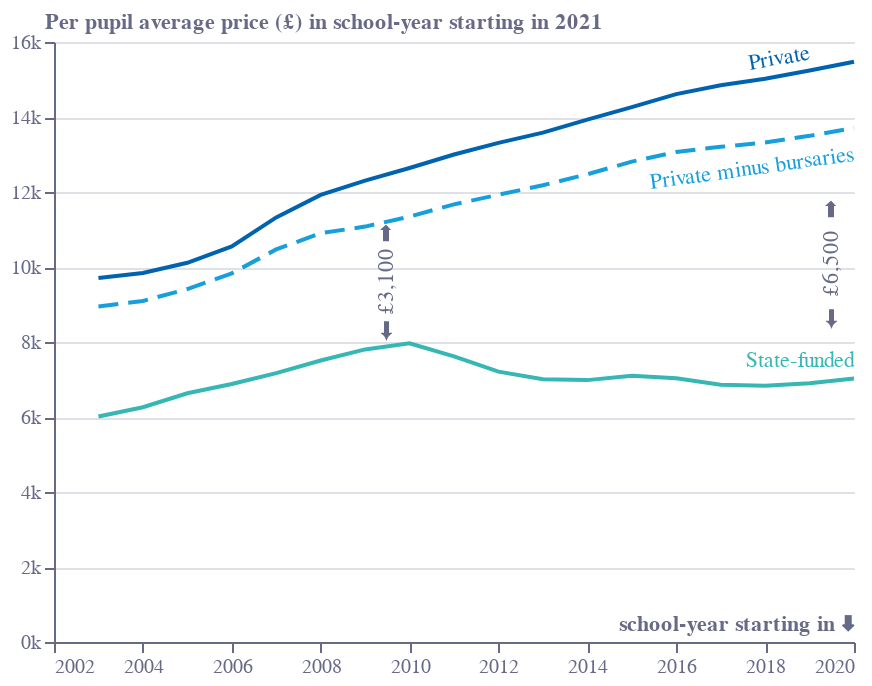

The cell this chart's notebook holds for it:
### Code cell
base = alt.Chart(f3).encode(
    x=alt.X(
        "year:Q",
        sort=[],
        axis=alt.Axis(
            grid=False,
            titleAlign="right",
            titleAnchor="end",
            title="school-year starting in ⬇",
            titleY=-15,
            labelColor=colors["eco-gray"],
            titleColor=colors["eco-gray"],
            tickColor=colors["eco-gray"],
            domainColor=colors["eco-gray"],
            tickCount=10,
            orient="bottom",
            labelAngle=0,
            format='.0f'
        ),
        # scale=alt.Scale(domain=[2002, 2020]),
    )
)
line1 = base.mark_line(color=colors["eco-turquiose"]).encode(
    y=alt.Y(
        "state:Q",
        sort=[],
        axis=alt.Axis(
            # grid=False,
            gridOpacity=0.2,
            gridColor=colors["eco-gray"],
            title="Per pupil average price (£) in school-year starting in 2021",
            titleX=-5,
            titleY=-5,
            titleBaseline="bottom",
            titleAngle=0,
            titleAlign="left",
            labelColor=colors["eco-gray"],
            titleColor=colors["eco-gray"],
            tickColor=colors["eco-gray"],
            domainColor=colors["eco-gray"],
            format='s'
        ),
        # scale=alt.Scale(domain=[-0.16, 0.06]),
    )
)
line2=base.mark_line(color=colors["eco-light-blue"],strokeDash=[10,5]).encode(
    y=alt.Y(
        "private:Q"
    )
)
line3=base.mark_line(color=colors["eco-mid-blue"]).encode(
    y=alt.Y(
        "bursary:Q"
    )
)
label1=alt.Chart(pd.DataFrame([{'x':2020,'y':7500,'t':'State-funded'}])).mark_text(
    color=colors["eco-turquiose"],align='right').encode(
    x='x:Q',y='y:Q',text='t:N'
)
label2=alt.Chart(pd.DataFrame([{'x':2020,'y':13000,'t':'Private minus bursaries'}])).mark_text(
    color=colors["eco-light-blue"],align='right',angle=352).encode(
    x='x:Q',y='y:Q',text='t:N'
)
label3=alt.Chart(pd.DataFrame([{'x':2019,'y':15700,'t':'Private'}])).mark_text(
    color=colors["eco-mid-blue"],align='right',angle=350).encode(
    x='x:Q',y='y:Q',text='t:N'
)
label4=alt.Chart(pd.DataFrame([{'x':2009.5,'y':11150,'t':'⬅ £3,100 ➡'}])).mark_text(
    color=colors["eco-gray"],align='right',angle=270).encode(
    x='x:Q',y='y:Q',text='t:N'
)
label5=alt.Chart(pd.DataFrame([{'x':2019.5,'y':11800,'t':'⬅  £6,500  ➡'}])).mark_text(
    color=colors["eco-gray"],align='right',angle=270).encode(
    x='x:Q',y='y:Q',text='t:N'
)
layer1 = (
    ((line1+line2+line3+label1+label2+label3+label4+label5).properties(height=300, width=400))
    .configure_view(stroke=None)
    .properties(title="")
)
layer1.save("visualisation/" + f + ".json")
layer1.save("visualisation/" + f + ".png")
open("README.md", "a").write(readme)
layer1

### Figure 1 — Vega-Lite specification as saved in the notebook (floating-point values rounded to 4 significant figures)
{"config": {"view": {"continuousWidth": 400, "continuousHeight": 300, "stroke": null}}, "layer": [{"mark": {"type": "line", "color": "#36B7B4"}, "encoding": {"x": {"axis": {"domainColor": "#676A86", "format": ".0f", "grid": false, "labelAngle": 0, "labelColor": "#676A86", "orient": "bottom", "tickColor": "#676A86", "tickCount": 10, "title": "school-year starting in ⬇", "titleAlign": "right", "titleAnchor": "end", "titleColor": "#676A86", "titleY": -15}, "field": "year", "sort": [], "type": "quantitative"}, "y": {"axis": {"domainColor": "#676A86", "format": "s", "gridColor": "#676A86", "gridOpacity": 0.2, "labelColor": "#676A86", "tickColor": "#676A86", "title": "Per pupil average price (£) in school-year starting in 2021", "titleAlign": "left", "titleAngle": 0, "titleBaseline": "bottom", "titleColor": "#676A86", "titleX": -5, "titleY": -5}, "field": "state", "sort": [], "type": "quantitative"}}}, {"mark": {"type": "line", "color": "#179FDB", "strokeDash": [10, 5]}, "encoding": {"x": {"axis": {"domainColor": "#676A86", "format": ".0f", "grid": false, "labelAngle": 0, "labelColor": "#676A86", "orient": "bottom", "tickColor": "#676A86", "tickCount": 10, "title": "school-year starting in ⬇", "titleAlign": "right", "titleAnchor": "end", "titleColor": "#676A86", "titleY": -15}, "field": "year", "sort": [], "type": "quantitative"}, "y": {"field": "private", "type": "quantitative"}}}, {"mark": {"type": "line", "color": "#0063AF"}, "encoding": {"x": {"axis": {"domainColor": "#676A86", "format": ".0f", "grid": false, "labelAngle": 0, "labelColor": "#676A86", "orient": "bottom", "tickColor": "#676A86", "tickCount": 10, "title": "school-year starting in ⬇", "titleAlign": "right", "titleAnchor": "end", "titleColor": "#676A86", "titleY": -15}, "field": "year", "sort": [], "type": "quantitative"}, "y": {"field": "bursary", "type": "quantitative"}}}, {"data": {"name": "data-513e281020e41de9518cbbc9b6f46924"}, "mark": {"type": "text", "align": "right", "color": "#36B7B4"}, "encoding": {"text": {"field": "t", "type": "nominal"}, "x": {"field": "x", "type": "quantitative"}, "y": {"field": "y", "type": "quantitative"}}}, {"data": {"name": "data-1ac81df667016b11a683ad9af7f09c40"}, "mark": {"type": "text", "align": "right", "angle": 352, "color": "#179FDB"}, "encoding": {"text": {"field": "t", "type": "nominal"}, "x": {"field": "x", "type": "quantitative"}, "y": {"field": "y", "type": "quantitative"}}}, {"data": {"name": "data-7d2ddeb9ddeebb06daf9344e363acf7d"}, "mark": {"type": "text", "align": "right", "angle": 350, "color": "#0063AF"}, "encoding": {"text": {"field": "t", "type": "nominal"}, "x": {"field": "x", "type": "quantitative"}, "y": {"field": "y", "type": "quantitative"}}}, {"data": {"name": "data-4d46c9ba62880863cd688754262933ec"}, "mark": {"type": "text", "align": "right", "angle": 270, "color": "#676A86"}, "encoding": {"text": {"field": "t", "type": "nominal"}, "x": {"field": "x", "type": "quantitative"}, "y": {"field": "y", "type": "quantitative"}}}, {"data": {"name": "data-8ef2304dbaea32a59a276ff9010f987f"}, "mark": {"type": "text", "align": "right", "angle": 270, "color": "#676A86"}, "encoding": {"text": {"field": "t", "type": "nominal"}, "x": {"field": "x", "type": "quantitative"}, "y": {"field": "y", "type": "quantitative"}}}], "data": {"name": "data-82206cb41309ec654d2240dab6e0e313"}, "height": 300, "title": "", "width": 400, "$schema": "https://vega.github.io/schema/vega-lite/v4.17.0.json", "datasets": {"data-82206cb41309ec654d2240dab6e0e313": [{"year": 2003, "state": 6012.0, "private": 8945.0, "bursary": 9707.0}, {"year": 2004, "state": 6262.0, "private": 9095.0, "bursary": 9840.0}, {"year": 2005, "state": 6632.0, "private": 9413.0, "bursary": 10110.0}, {"year": 2006, "state": 6880.0, "private": 9831.0, "bursary": 10550.0}, {"year": 2007, "state": 7169.0, "private": 10470.0, "bursary": 11320.0}, {"year": 2008, "state": 7506.0, "private": 10900.0, "bursary": 11920.0}, {"year": 2009, "state": 7802.0, "private": 11080.0, "bursary": 12310.0}, {"year": 2010, "state": 7964.0, "private": 11340.0, "bursary": 12640.0}, {"year": 2011, "state": 7616.0, "private": 11670.0, "bursary": 13000.0}, {"year": 2012, "state": 7209.0, "private": 11930.0, "bursary": 13310.0}, {"year": 2013, "state": 7005.0, "private": 12180.0, "bursary": 13580.0}, {"year": 2014, "state": 6984.0, "private": 12470.0, "bursary": 13930.0}, {"year": 2015, "state": 7100.0, "private": 12810.0, "bursary": 14260.0}, {"year": 2016, "state": 7033.0, "private": 13070.0, "bursary": 14610.0}, {"year": 2017, "state": 6858.0, "private": 13200.0, "bursary": 14850.0}, {"year": 2018, "state": 6834.0, "private": 13320.0, "bursary": 15020.0}, {"year": 2019, "state": 6902.0, "private": 13500.0, "bursary": 15240.0}, {"year": 2020, "state": 7029.0, "private": 13710.0, "bursary": 15470.0}], "data-513e281020e41de9518cbbc9b6f46924": [{"x": 2020, "y": 7500, "t": "State-funded"}], "data-1ac81df667016b11a683ad9af7f09c40": [{"x": 2020, "y": 13000, "t": "Private minus bursaries"}], "data-7d2ddeb9ddeebb06daf9344e363acf7d": [{"x": 2019, "y": 15700, "t": "Private"}], "data-4d46c9ba62880863cd688754262933ec": [{"x": 2010.0, "y": 11150, "t": "⬅ £3,100 ➡"}], "data-8ef2304dbaea32a59a276ff9010f987f": [{"x": 2020.0, "y": 11800, "t": "⬅  £6,500  ➡"}]}}
